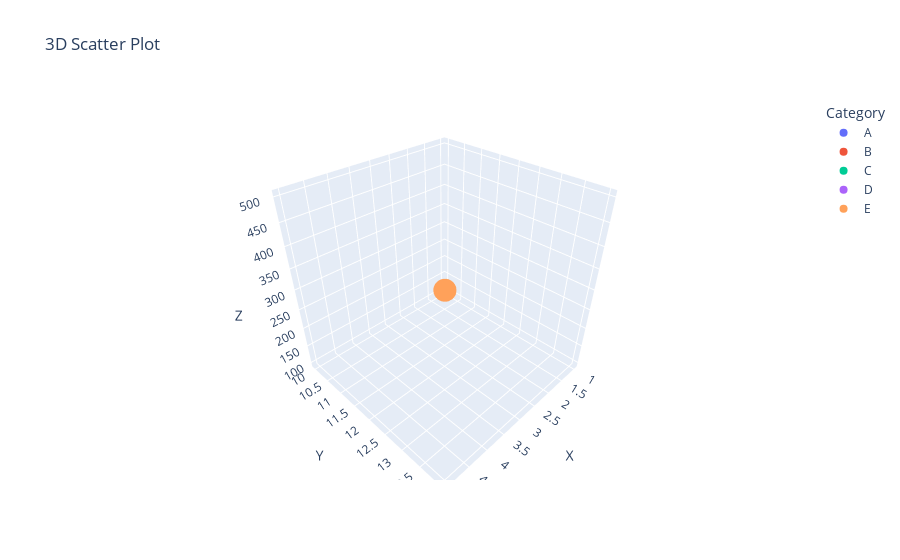

Write notebook code for a chart like this one.
### Code cell
import plotly.express as px
import pandas as pd
data = {
    'X': [1, 2, 3, 4, 5],
    'Y': [10, 11, 12, 13, 14],
    'Z': [100, 200, 300, 400, 500],
    'Category': ['A', 'B', 'C', 'D', 'E']  # Optional: Categorical data for coloring points
}
df = pd.DataFrame(data)
fig = px.scatter_3d(df, x='X', y='Y', z='Z', color='Category', title='3D Scatter Plot')

fig.show()

### Figure 1 — Plotly figure (JSON) as saved in the notebook; plotly's stock layout.template omitted (floating-point values rounded to 4 significant figures)
{"data": [{"hovertemplate": "Category=A<br>X=%{x}<br>Y=%{y}<br>Z=%{z}<extra></extra>", "legendgroup": "A", "marker": {"color": "#636efa", "symbol": "circle"}, "mode": "markers", "name": "A", "scene": "scene", "showlegend": true, "type": "scatter3d", "x": [1], "y": [10], "z": [100]}, {"hovertemplate": "Category=B<br>X=%{x}<br>Y=%{y}<br>Z=%{z}<extra></extra>", "legendgroup": "B", "marker": {"color": "#EF553B", "symbol": "circle"}, "mode": "markers", "name": "B", "scene": "scene", "showlegend": true, "type": "scatter3d", "x": [2], "y": [11], "z": [200]}, {"hovertemplate": "Category=C<br>X=%{x}<br>Y=%{y}<br>Z=%{z}<extra></extra>", "legendgroup": "C", "marker": {"color": "#00cc96", "symbol": "circle"}, "mode": "markers", "name": "C", "scene": "scene", "showlegend": true, "type": "scatter3d", "x": [3], "y": [12], "z": [300]}, {"hovertemplate": "Category=D<br>X=%{x}<br>Y=%{y}<br>Z=%{z}<extra></extra>", "legendgroup": "D", "marker": {"color": "#ab63fa", "symbol": "circle"}, "mode": "markers", "name": "D", "scene": "scene", "showlegend": true, "type": "scatter3d", "x": [4], "y": [13], "z": [400]}, {"hovertemplate": "Category=E<br>X=%{x}<br>Y=%{y}<br>Z=%{z}<extra></extra>", "legendgroup": "E", "marker": {"color": "#FFA15A", "symbol": "circle"}, "mode": "markers", "name": "E", "scene": "scene", "showlegend": true, "type": "scatter3d", "x": [5], "y": [14], "z": [500]}], "layout": {"legend": {"title": {"text": "Category"}, "tracegroupgap": 0}, "scene": {"domain": {"x": [0, 1], "y": [0, 1]}, "xaxis": {"title": {"text": "X"}}, "yaxis": {"title": {"text": "Y"}}, "zaxis": {"title": {"text": "Z"}}}, "title": {"text": "3D Scatter Plot"}}}
